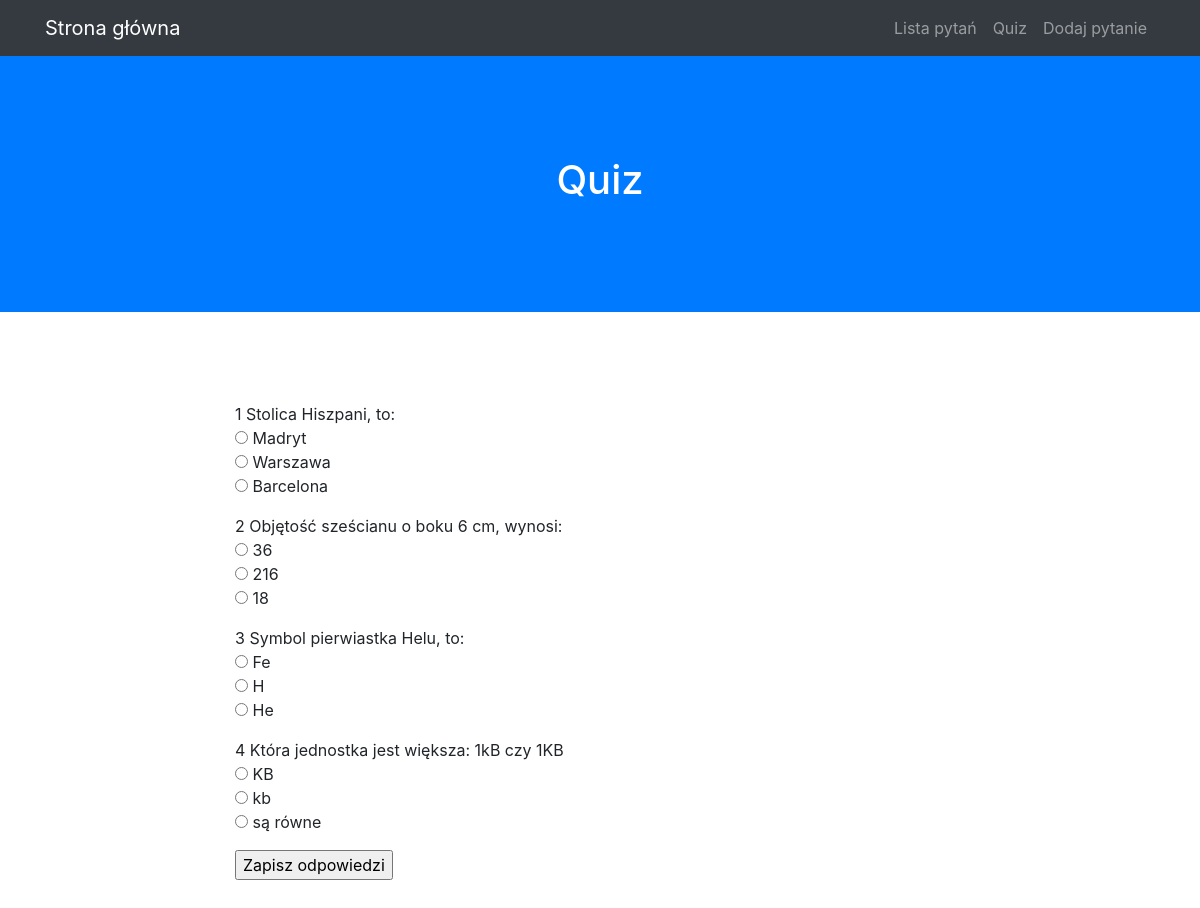
The page /quiz on the database its author committed.
### modele.py (models this page shows)
class BazaModel(Model):
    class Meta:
        database = baza

class Pytanie(BazaModel):
    pytanie = CharField(null=False)
    kategoria = ForeignKeyField(Kategoria, related_name='pytania')

class Odpowiedz(BazaModel):
    odpowiedz = CharField(null=False)
    pytanie = ForeignKeyField(Pytanie, related_name='odpowiedzi')
    odpok = IntegerField(default=0)

### views.py (the view, shortened to what this page needs)
@app.route("/quiz", methods=['GET', 'POST'])
def quiz():
    pytania = Pytanie.select().join(Odpowiedz).distinct().order_by(Pytanie.id)
    return render_template('quiz.html', query = pytania)

### quiz.py (called while the page is built)
@app.before_request
def before_request():
    g.db = baza
    g.db.connect()

@app.after_request
def after_request(response):
    g.db.close()
    return response

### templates/quiz.html (shortened to what this page needs)
{% extends "szablon.html" %}
{% block h1 %}Quiz{% endblock %}
{% block tresc %}
    <form method='POST'>
    {% for p in query %}
    <p>
        {{ p.id }} {{ p.pytanie }}
        <br>
        {% for o in p.odpowiedzi %}
        <input type="radio" name="{{ p.id }}" value="{{ o.id }}">
        {{ o.odpowiedz }}
        <br>
        {% endfor %}
    </p>
    {% endfor %}
    <input type="submit" value="Zapisz odpowiedzi">
    </form>
{% endblock %}

### templates/szablon.html (shortened to what this page needs)
<!DOCTYPE html>
<html lang="pl">
  <head>
    <link href="{{ url_for('static', filename='vendor/bootstrap/css/bootstrap.min.css')}}" rel="stylesheet">
    <link href="{{ url_for('static', filename='css/scrolling-nav.css')}}" rel="stylesheet">
    <link href="{{ url_for('static', filename='css/style.css')}}" rel="stylesheet">
  </head>
  <body id="page-top">
    <nav class="navbar navbar-expand-lg navbar-dark bg-dark fixed-top" id="mainNav">
      <div class="container">
        <a class="navbar-brand js-scroll-trigger" href="{{ url_for('index') }}">Strona główna</a>
        <div class="collapse navbar-collapse" id="navbarResponsive">
          <ul class="navbar-nav ml-auto">
            <li class="nav-item">
              <a class="nav-link js-scroll-trigger" href="{{ url_for('lista') }}">Lista pytań</a>
            </li>
            <li class="nav-item">
              <a class="nav-link js-scroll-trigger" href="{{ url_for('quiz') }}">Quiz</a>
            </li>
            <li class="nav-item">
              <a class="nav-link js-scroll-trigger" href="{{ url_for('dodaj') }}">Dodaj pytanie</a>
            </li>
          </ul>
        </div>
      </div>
    </nav>
    <header class="bg-primary text-white">
      <div class="container text-center">
        <h1>{% block h1 %}{% endblock %}</h1>
      </div>
    </header>
    <section id="about">
      <div class="container">
        <div class="row">
          <div class="col-lg-8 mx-auto">
            {% block tresc %}{% endblock %}
  </body>
</html>

### static/css/scrolling-nav.css (style rules this page uses)
header { padding: 154px 0 100px; }
@media (min-width: 992px) { header { padding: 156px 0 100px; } }
section { padding: 150px 0; }

### static/css/style.css (style rules this page uses)
section { padding: 90px 0; }

### rows shown on the page
Pytanie: id "1", pytanie "Stolica Hiszpani, to:"
Odpowiedz: odpowiedz "Madryt"
Odpowiedz: odpowiedz "Warszawa"
Odpowiedz: odpowiedz "Barcelona"
Pytanie: id "2", pytanie "Objętość sześcianu o boku 6 cm, wynosi:"
Odpowiedz: odpowiedz "36"
Odpowiedz: odpowiedz "216"
Odpowiedz: odpowiedz "18"
Pytanie: id "3", pytanie "Symbol pierwiastka Helu, to:"
Odpowiedz: odpowiedz "Fe"
Odpowiedz: odpowiedz "H"
Odpowiedz: odpowiedz "He"
Pytanie: id "4", pytanie "Która jednostka jest większa: 1kB czy 1KB"
Odpowiedz: odpowiedz "KB"
Odpowiedz: odpowiedz "kb"
Odpowiedz: odpowiedz "są równe"
